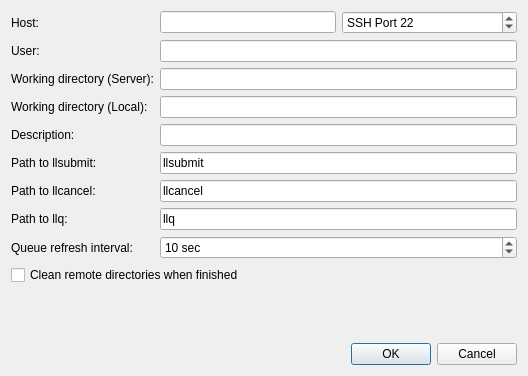
<?xml version="1.0" encoding="UTF-8"?>
<ui version="4.0">
 <class>LoadLevelerConfigDialog</class>
 <widget class="QDialog" name="LoadLevelerConfigDialog">
  <property name="geometry">
   <rect>
    <x>0</x>
    <y>0</y>
    <width>528</width>
    <height>376</height>
   </rect>
  </property>
  <property name="sizePolicy">
   <sizepolicy hsizetype="Maximum" vsizetype="Preferred">
    <horstretch>0</horstretch>
    <verstretch>0</verstretch>
   </sizepolicy>
  </property>
  <property name="windowTitle">
   <string>LoadLeveler Queue Configuration</string>
  </property>
  <layout class="QGridLayout" name="gridLayout">
   <item row="0" column="0">
    <widget class="QLabel" name="label_18">
     <property name="sizePolicy">
      <sizepolicy hsizetype="Maximum" vsizetype="Preferred">
       <horstretch>0</horstretch>
       <verstretch>0</verstretch>
      </sizepolicy>
     </property>
     <property name="text">
      <string>Host:</string>
     </property>
     <property name="buddy">
      <cstring>edit_host</cstring>
     </property>
    </widget>
   </item>
   <item row="0" column="2">
    <widget class="QLineEdit" name="edit_host">
     <property name="toolTip">
      <string>Address of host. Can use IP or host name.</string>
     </property>
    </widget>
   </item>
   <item row="0" column="3">
    <widget class="QSpinBox" name="spin_port">
     <property name="prefix">
      <string>SSH Port </string>
     </property>
     <property name="maximum">
      <number>99999</number>
     </property>
     <property name="value">
      <number>22</number>
     </property>
    </widget>
   </item>
   <item row="1" column="0">
    <widget class="QLabel" name="label_19">
     <property name="sizePolicy">
      <sizepolicy hsizetype="Maximum" vsizetype="Preferred">
       <horstretch>0</horstretch>
       <verstretch>0</verstretch>
      </sizepolicy>
     </property>
     <property name="text">
      <string>User:</string>
     </property>
     <property name="buddy">
      <cstring>edit_username</cstring>
     </property>
    </widget>
   </item>
   <item row="1" column="2" colspan="2">
    <widget class="QLineEdit" name="edit_username">
     <property name="toolTip">
      <string>Username on above host.</string>
     </property>
    </widget>
   </item>
   <item row="2" column="0" colspan="2">
    <widget class="QLabel" name="label_20">
     <property name="sizePolicy">
      <sizepolicy hsizetype="Maximum" vsizetype="Preferred">
       <horstretch>0</horstretch>
       <verstretch>0</verstretch>
      </sizepolicy>
     </property>
     <property name="text">
      <string>Working directory (Server):</string>
     </property>
     <property name="buddy">
      <cstring>edit_rempath</cstring>
     </property>
    </widget>
   </item>
   <item row="2" column="2" colspan="2">
    <widget class="QLineEdit" name="edit_rempath">
     <property name="toolTip">
      <string>Path on remote host to use during optimizations. Do not use wildcard characters or BASH-specific characters (e.g. '~' in place of /home/user).</string>
     </property>
    </widget>
   </item>
   <item row="3" column="0">
    <widget class="QLabel" name="label_21">
     <property name="sizePolicy">
      <sizepolicy hsizetype="Maximum" vsizetype="Preferred">
       <horstretch>0</horstretch>
       <verstretch>0</verstretch>
      </sizepolicy>
     </property>
     <property name="text">
      <string>Working directory (Local):</string>
     </property>
     <property name="buddy">
      <cstring>edit_locpath</cstring>
     </property>
    </widget>
   </item>
   <item row="3" column="2" colspan="2">
    <widget class="QLineEdit" name="edit_locpath">
     <property name="toolTip">
      <string>Local path to store files</string>
     </property>
    </widget>
   </item>
   <item row="5" column="0">
    <widget class="QLabel" name="label_launch">
     <property name="sizePolicy">
      <sizepolicy hsizetype="Maximum" vsizetype="Preferred">
       <horstretch>0</horstretch>
       <verstretch>0</verstretch>
      </sizepolicy>
     </property>
     <property name="toolTip">
      <string>Command used to submit jobs to the PBS queue. Usually qsub.</string>
     </property>
     <property name="text">
      <string>Path to llsubmit:</string>
     </property>
     <property name="buddy">
      <cstring>edit_llsubmit</cstring>
     </property>
    </widget>
   </item>
   <item row="5" column="2" colspan="2">
    <widget class="QLineEdit" name="edit_llsubmit">
     <property name="toolTip">
      <string>Command used to submit jobs to the PBS queue. Usually qsub.</string>
     </property>
     <property name="text">
      <string>llsubmit</string>
     </property>
    </widget>
   </item>
   <item row="6" column="0">
    <widget class="QLabel" name="label_qdel">
     <property name="sizePolicy">
      <sizepolicy hsizetype="Maximum" vsizetype="Preferred">
       <horstretch>0</horstretch>
       <verstretch>0</verstretch>
      </sizepolicy>
     </property>
     <property name="toolTip">
      <string>Command used to delete jobs from the queue. Usually qdel.</string>
     </property>
     <property name="text">
      <string>Path to llcancel:</string>
     </property>
     <property name="buddy">
      <cstring>edit_llcancel</cstring>
     </property>
    </widget>
   </item>
   <item row="7" column="0">
    <widget class="QLabel" name="label_check">
     <property name="sizePolicy">
      <sizepolicy hsizetype="Maximum" vsizetype="Preferred">
       <horstretch>0</horstretch>
       <verstretch>0</verstretch>
      </sizepolicy>
     </property>
     <property name="toolTip">
      <string>Command used to check the PBS queue. Use qstat.</string>
     </property>
     <property name="text">
      <string>Path to llq:</string>
     </property>
     <property name="buddy">
      <cstring>edit_llq</cstring>
     </property>
    </widget>
   </item>
   <item row="6" column="2" colspan="2">
    <widget class="QLineEdit" name="edit_llcancel">
     <property name="toolTip">
      <string>Command used to delete jobs from the queue. Usually qdel.</string>
     </property>
     <property name="text">
      <string>llcancel</string>
     </property>
    </widget>
   </item>
   <item row="7" column="2" colspan="2">
    <widget class="QLineEdit" name="edit_llq">
     <property name="toolTip">
      <string>Command used to check the PBS queue. Use qstat.</string>
     </property>
     <property name="text">
      <string>llq</string>
     </property>
    </widget>
   </item>
   <item row="4" column="0">
    <widget class="QLabel" name="label">
     <property name="text">
      <string>Description:</string>
     </property>
     <property name="buddy">
      <cstring>edit_description</cstring>
     </property>
    </widget>
   </item>
   <item row="4" column="2" colspan="2">
    <widget class="QLineEdit" name="edit_description">
     <property name="toolTip">
      <string>Short description of optimization (used as %description% template keyword in input templates).</string>
     </property>
    </widget>
   </item>
   <item row="12" column="3">
    <widget class="QDialogButtonBox" name="buttonBox">
     <property name="orientation">
      <enum>Qt::Horizontal</enum>
     </property>
     <property name="standardButtons">
      <set>QDialogButtonBox::Cancel|QDialogButtonBox::Ok</set>
     </property>
    </widget>
   </item>
   <item row="10" column="3">
    <spacer name="verticalSpacer">
     <property name="orientation">
      <enum>Qt::Vertical</enum>
     </property>
     <property name="sizeHint" stdset="0">
      <size>
       <width>20</width>
       <height>40</height>
      </size>
     </property>
    </spacer>
   </item>
   <item row="8" column="0">
    <widget class="QLabel" name="label_2">
     <property name="text">
      <string>Queue refresh interval:</string>
     </property>
     <property name="buddy">
      <cstring>spin_interval</cstring>
     </property>
    </widget>
   </item>
   <item row="8" column="2" colspan="2">
    <widget class="QSpinBox" name="spin_interval">
     <property name="suffix">
      <string> sec</string>
     </property>
     <property name="minimum">
      <number>1</number>
     </property>
     <property name="maximum">
      <number>99999</number>
     </property>
     <property name="value">
      <number>10</number>
     </property>
    </widget>
   </item>
   <item row="9" column="0" colspan="4">
    <widget class="QCheckBox" name="cb_cleanRemoteOnStop">
     <property name="text">
      <string>Clean remote directories when finished</string>
     </property>
    </widget>
   </item>
  </layout>
 </widget>
 <tabstops>
  <tabstop>edit_host</tabstop>
  <tabstop>spin_port</tabstop>
  <tabstop>edit_username</tabstop>
  <tabstop>edit_rempath</tabstop>
  <tabstop>edit_locpath</tabstop>
  <tabstop>edit_description</tabstop>
  <tabstop>edit_llsubmit</tabstop>
  <tabstop>edit_llcancel</tabstop>
  <tabstop>edit_llq</tabstop>
  <tabstop>spin_interval</tabstop>
  <tabstop>buttonBox</tabstop>
 </tabstops>
 <resources/>
 <connections>
  <connection>
   <sender>buttonBox</sender>
   <signal>accepted()</signal>
   <receiver>LoadLevelerConfigDialog</receiver>
   <slot>accept()</slot>
   <hints>
    <hint type="sourcelabel">
     <x>523</x>
     <y>241</y>
    </hint>
    <hint type="destinationlabel">
     <x>157</x>
     <y>274</y>
    </hint>
   </hints>
  </connection>
  <connection>
   <sender>buttonBox</sender>
   <signal>rejected()</signal>
   <receiver>LoadLevelerConfigDialog</receiver>
   <slot>reject()</slot>
   <hints>
    <hint type="sourcelabel">
     <x>523</x>
     <y>241</y>
    </hint>
    <hint type="destinationlabel">
     <x>286</x>
     <y>274</y>
    </hint>
   </hints>
  </connection>
 </connections>
</ui>
